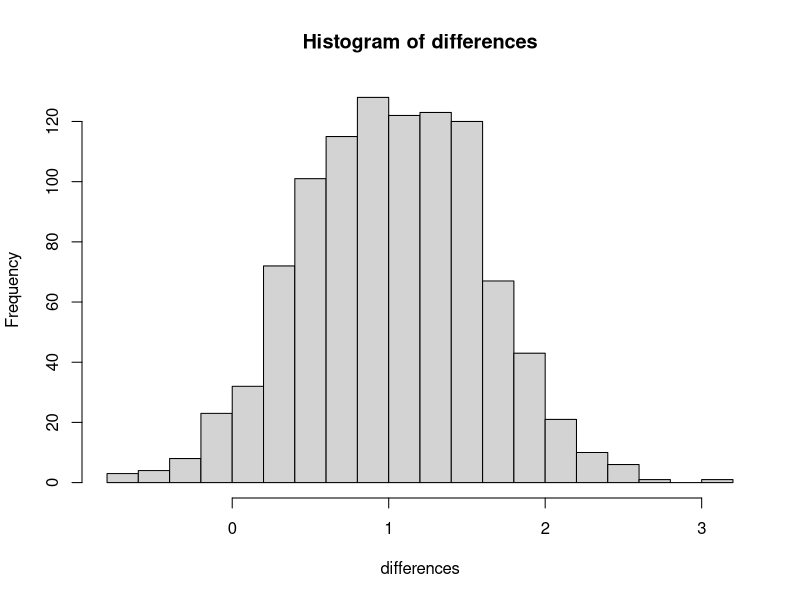
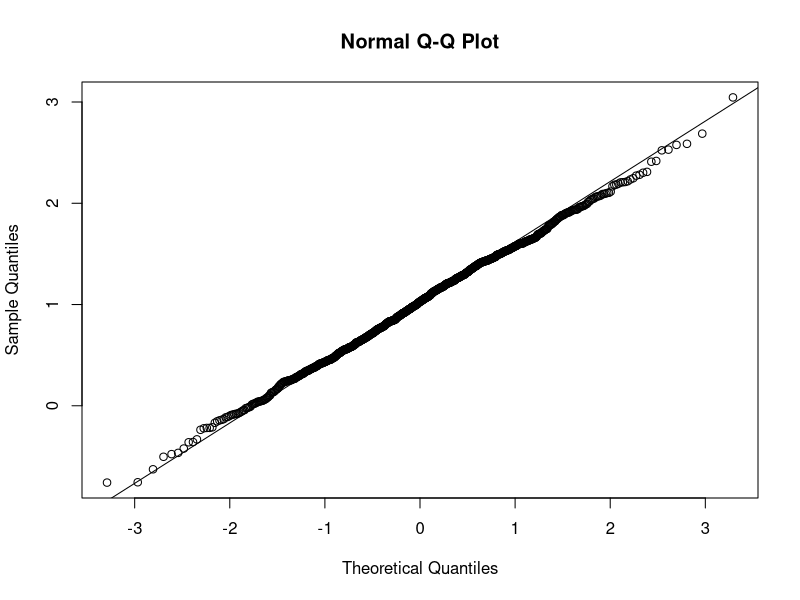
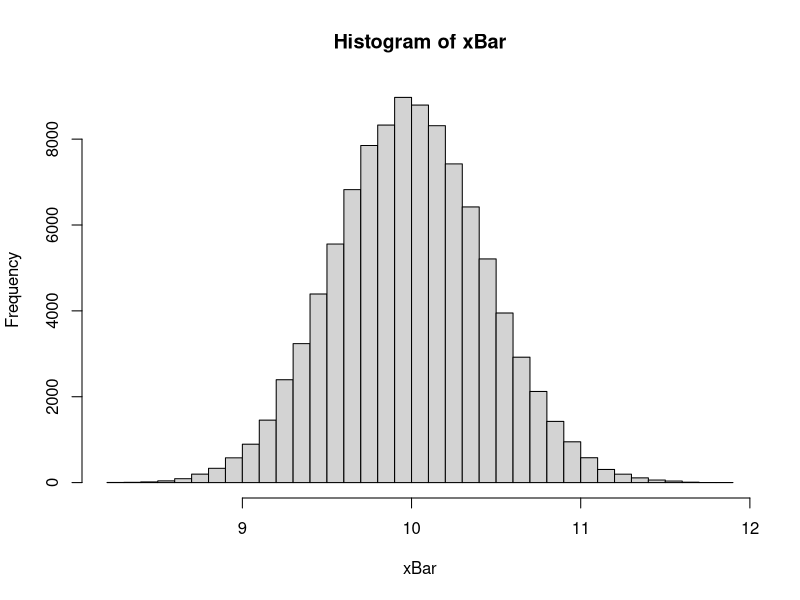
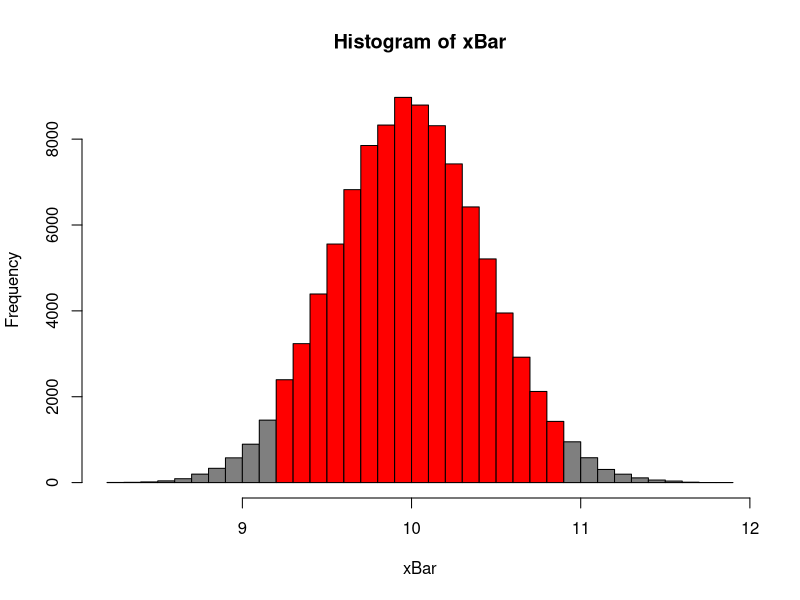

Write R code to recreate these figures, in order.
## ---- chunk 1
3 + 2
3 - 2
3 * 2
3 / 2
## ---- chunk 2
3 ^ 2
2 ^ (-3)
100 ^ (1 / 2)
sqrt(1 / 2)
exp(1)
## ---- chunk 3
pi
exp(1)
## ---- chunk 4
log(10) # natural log
log10(1000) # base 10 log
log2(8) # base 2 log
log(16, base = 4) # base 4 log
## ---- chunk 5
sin(pi / 2)
cos(0)
## ---- chunk 6
c(1, 3, 5, 7, 8, 9)
## ---- chunk 7
x = c(1, 3, 5, 7, 8, 9)
x
## ---- chunk 8
(y = 1:100)
## ---- chunk 9
(z = seq(from = 1, to = 2, by = 0.1))
## ---- chunk 10
rep(0.5, times = 10)
## ---- chunk 11
rep(x, 3)
## ---- chunk 12
x
x[3]
x[1:3]
x[-2]
## ---- chunk 13
x = 1:10
x + 1
2 * x
2 ^ x
sqrt(x)
log(x)
## ---- chunk 14
x = 1:9
x
X = matrix(x, nrow = 3, ncol = 3)
X
Y = matrix(x, nrow = 3, ncol = 3, byrow = TRUE)
Y
Z = matrix(0, 2, 4)
Z
X
X[1, 2]
X[1, ]
X[, 2]
X[2, c(1, 3)]
## ---- chunk 15
x = 1:9
rev(x)
rep(1, 9)
cbind(x, rev(x), rep(1, 9))
rbind(x, rev(x), rep(1, 9))
## ---- chunk 16
x = 1:9
y = 9:1
X = matrix(x, 3, 3)
Y = matrix(y, 3, 3)
X
Y
## ---- chunk 17
X + Y
X - Y
X * Y
X / Y
## ---- chunk 18
X %*% Y
t(X)
Z = matrix(c(9, 2, -3, 2, 4, -2, -3, -2, 16), 3, byrow = T)
Z
solve(Z)
X = matrix(1:6, 2, 3)
X
dim(X)
rowSums(X)
colSums(X)
rowMeans(X)
colMeans(X)
diag(Z)
diag(1:5)
diag(5)
## ---- chunk 19
dnorm(3, mean = 2, sd = 5)
## ---- chunk 20
pnorm(3, mean = 2, sd = 5)
## ---- chunk 21
qnorm(0.975, mean = 2, sd = 5)
## ---- chunk 22
rnorm(10, mean = 2, sd = 5)
## ---- chunk 23
heights = c(110, 120, 115, 136, 205, 156, 175)
weights = c(64, 67, 62, 60, 77, 70, 66)
heights < 121 | heights == 156
weights[heights > 150]
## ---- chunk 24
x = 1
y = 3
if (x > y) {
  z = x * y
  print("x is larger than y")
} else {
  z = x + 5 * y
  print("x is less than or equal to y")
}

z
## ---- chunk 25
x = 11:15
for (i in 1:5) {
  x[i] = x[i] + 1
}

x
## ---- chunk 26
x = 11:15
x = x + 1
x
## ---- chunk 27
standardize = function(x) {
  m = mean(x)
  std = sd(x)
  result = (x - m) / std
  result
}
  
x = rnorm(10, 2, 25)
standardize(x)
## ---- chunk 28
get_sd = function(x, biased = FALSE) {
  n = length(x)
  if (biased) {
    std = sqrt((1 / n) * sum((x - mean(x)) ^ 2))
  } else {
    std = sqrt((1 / (n - 1)) * sum((x - mean(x)) ^ 2))
  }
  std
}
## ---- chunk 29
get_sd = function(x, biased = FALSE) {
  n = length(x) - 1 * biased
  sqrt((1 / n) * sum((x - mean(x)) ^ 2))
}
## ---- chunk 30
x = c(15.5, 16.2, 16.1, 15.8, 15.6, 16.0, 15.8, 15.9, 16.2)
mean(x)
sd(x)
## ---- chunk 31
t.test(x, alternative = c("two.sided"), conf.level = 0.95)
## ---- chunk 32
tt = t.test(x, alternative = c("two.sided"), conf.level = 0.95)
tt$conf.int
## ---- chunk 33
qt(0.975, 8)
c(mean(x) - qt(0.975, 8) * sd(x) / sqrt(9),
  mean(x) + qt(0.975, 8) * sd(x) / sqrt(9))
## ---- chunk 34
t.test(x, mu = 16, alternative = c("less"), conf.level = 0.95)
## ---- chunk 35
x = c(70, 82, 78, 74, 94, 82)
y = c(64, 72, 60, 76, 72, 80, 84, 68)
t.test(x, y, alternative = c("greater"), var.equal = TRUE)
## ---- chunk 36
sPooled2 = ((6 - 1) * var(x) + (8 - 1) * var(y)) / (6 + 8 - 2)
sPooled2

test_stat = (mean(x) - mean(y)) / sqrt(sPooled2 * (1 / 6 + 1 / 8))
test_stat
1 - pt(test_stat, 6 + 8 - 2)
## ---- chunk 37
z = 1 / sqrt(0.32)
pnorm(z) - pnorm(-z)
## ---- chunk 38
set.seed(42)
sampleSize = 25
mu1 = 6
mu2 = 5
std = 2

samples = 1000
count = 0
differences = c(1:samples)

for (i in 1:samples) {
  x1 = rnorm(sampleSize, mu1, std)
  x2 = rnorm(sampleSize, mu2, std)
  differences[i] = mean(x1) - mean(x2)
  if ((differences[i] > 0) & (differences[i] < 2)) {
  count = count + 1
  }
}

count / samples
mean(0 < differences & differences < 2)

hist(differences, breaks = 20)

qqnorm(differences)
qqline(differences)
## ---- chunk 39
sampleSize = 50
mu = 10
samples = 100000
xBar = rep(0, samples)

for(i in 1:samples){
  xBar[i] = mean(rpois(sampleSize, lambda = mu))
}

hist(xBar, breaks = 50)

c(mean(xBar), mu)
c(sd(xBar), sqrt(mu) / sqrt(sampleSize))

mean(xBar > mu - 2 * sqrt(mu) / sqrt(sampleSize) &
       xBar < mu + 2 * sqrt(mu) / sqrt(sampleSize))

histgm = hist(xBar, breaks = 50, plot = FALSE)
plot(
  histgm,
  col = ifelse(
    histgm$breaks > mu - 2 * sqrt(mu) / sqrt(sampleSize) &
      histgm$breaks < mu + 2 * sqrt(mu) / sqrt(sampleSize),
    "red",
    "gray50"
  )
)
